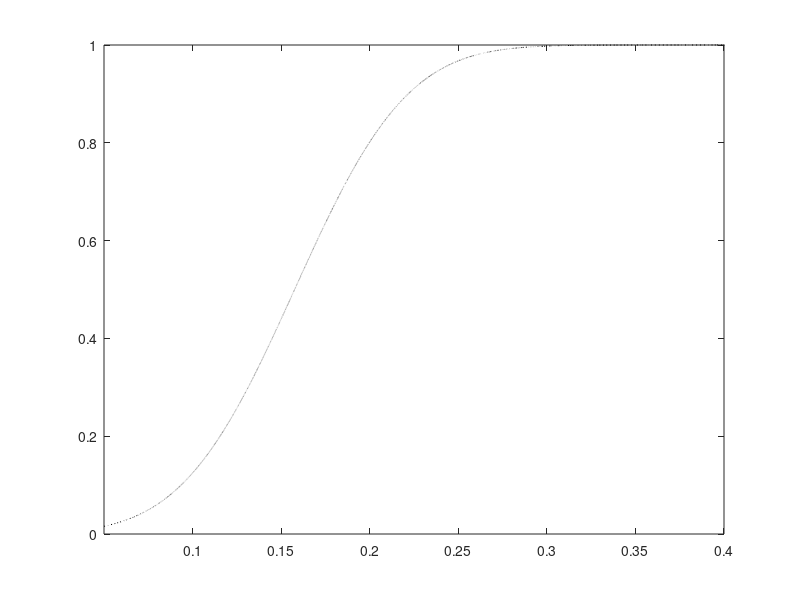

This chart was generated by the following MATLAB code: (Note: this script raises an error after producing the figure.)
start_tic = tic;
clf;

%%
s = [525 500 475 450 400];
Nf = 10.^[
    4.8615	5.0237	5.2391	5.3522	5.7547
    5.0126	5.0846	5.2949	5.4595	5.8529
    5.1059	5.1427	5.3469	5.4929	5.9830
    5.1358	5.3079	5.3508	5.5013	5.9874
    5.1655	5.5103	5.4366	5.7822	6.0614
    5.3461	5.5403	5.6690	5.8874	6.2864
    5.5478	5.6652	5.8075	6.1497	6.2985
    5.6580	5.8491	5.8693	6.1679	6.4020
    5.6658	5.9033	5.9126	6.1715	6.4062
    5.7712	5.9253	5.9787	6.2305	6.4996
];
s = ones(size(Nf, 1), 1) * s;
gamma = mean(std(log(Nf))./ mean(log(Nf)));

b = -log(Nf(:));
A = [log(s(:)), -ones(numel(Nf), 1)];
x = A\b;
m = x(1);
C = exp(x(2));
[m, log10(C), gamma]
clear A b;

% x = logspace(5, 6.5);
% y = (C./x).^(1/m);
% plot(x, y);
% plot(Nf, s, 'x');
% set(gca, 'XScale', 'log');
clear x y s Nf

Ns = @(s) C./s.^m;

%%
spct = [
    200 1e6
    250 8e5
    300 2.5e5
    350 1e5
    400 5e4
    450 1e4
];

s = spct(:,1);
n = spct(:,2);
sumn = sum(n);

Nf = Ns(s);
mu = log(Nf);
sgm = gamma * log(Nf);
dmu = log(n) - mu;
dsgm = sgm .* log(n)./mu;

R = [0.9 0.8 0.5];

%% miner
Nr = zeros(length(s), length(R));
for i = 1:length(s)
    Nr(i,:) = logninv(1-R, mu(i), sgm(i));
end
dm = bsxfun(@rdivide, n, Nr);
Dm = sum(dm)

%% mine
d = zeros(length(s), length(R));
for i = 1:length(s)
    d(i,:) = logninv(R, dmu(i), dsgm(i));
end
d;
D = sum(d)

%% answer
sample = 1e4;
dmc = zeros(length(s), sample);
for i = 1:length(s)
    dmc(i,:) = lognrnd(dmu(i), dsgm(i), 1, sample);
end
Dmc = sum(dmc);
[f, x] = ecdf(Dmc);
Dmc = interp1(f, x, R)

%% approx & plot
[m,v] = lognstat(dmu, dsgm);
sum_mu = sum(m);
sum_sgm = sqrt(sum(v));

plot(x, f, 'k');
plot(x, normcdf(x, sum_mu, sum_sgm), 'k:');
xlim([min(x), 0.4]);
legend('Monte-Carlo', 'asympt', 'location', 'se')
xlabel('$D$')
ylabel('$R$')

%%
fprintf('%s elapsed: %f s\n', mfilename, toc(start_tic));

figure(1);
if strncmpi(mfilename, 'plot_', 5)
    pname = mfilename;  % mfilename(6:end) wont work.
    print(pname(6:end), '-depsc');
else
    set(1, 'windowstyle', 'docked')
end